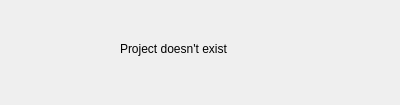
<?xml version="1.0" encoding="UTF-8"?>
<ui version="4.0">
 <class>projectdoesnotexist</class>
 <widget class="QWidget" name="projectdoesnotexist">
  <property name="geometry">
   <rect>
    <x>0</x>
    <y>0</y>
    <width>400</width>
    <height>105</height>
   </rect>
  </property>
  <property name="windowTitle">
   <string>Form</string>
  </property>
  <widget class="QLabel" name="label">
   <property name="geometry">
    <rect>
     <x>120</x>
     <y>40</y>
     <width>261</width>
     <height>17</height>
    </rect>
   </property>
   <property name="text">
    <string>Project doesn't exist</string>
   </property>
  </widget>
  <widget class="QLabel" name="label_2">
   <property name="geometry">
    <rect>
     <x>0</x>
     <y>0</y>
     <width>411</width>
     <height>121</height>
    </rect>
   </property>
   <property name="text">
    <string/>
   </property>
  </widget>
  <zorder>label_2</zorder>
  <zorder>label</zorder>
 </widget>
 <resources/>
 <connections/>
</ui>
